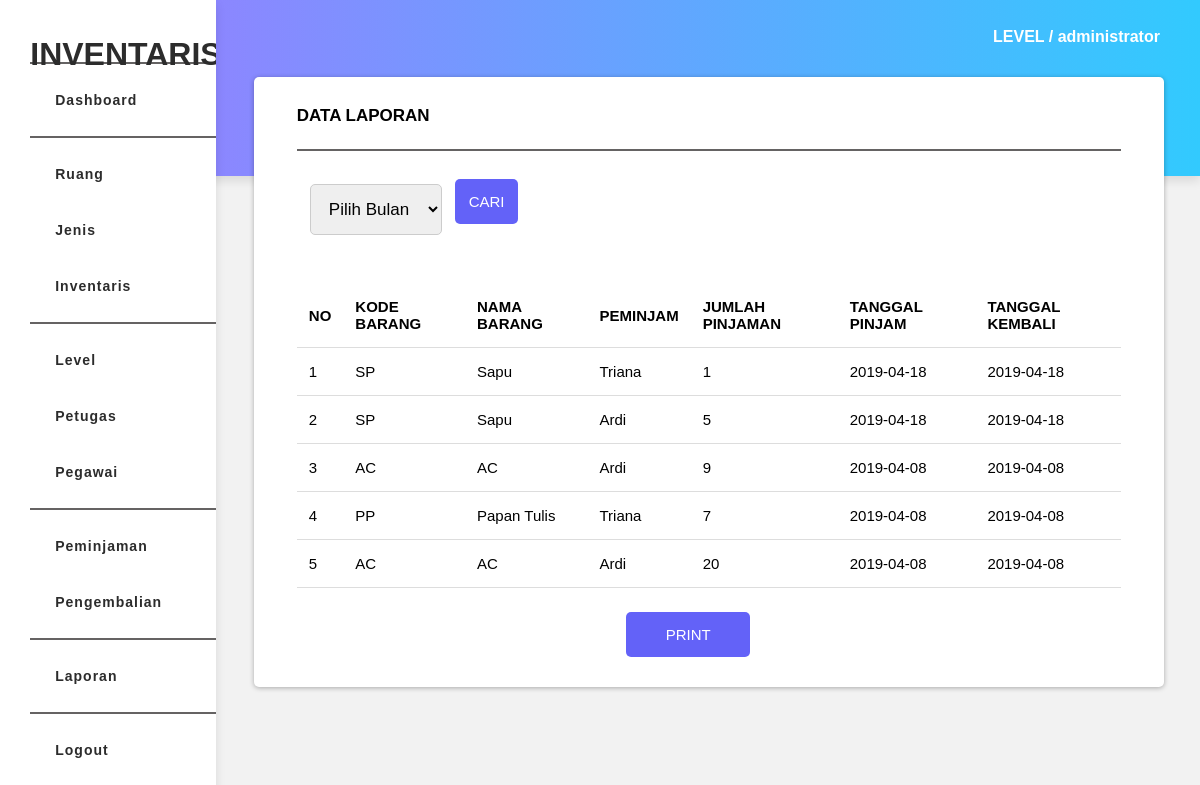
Page /views/main/laporan.php (signed in) on the committed database.
### tables this page shows
CREATE TABLE `peminjaman` (
  `id_peminjaman` int(11) NOT NULL,
  `tanggal_pinjam` date NOT NULL,
  `tanggal_kembali` date NOT NULL,
  `status_peminjaman` enum('Belum Diterima','Sedang Dipinjam','Sudah Kembali','') NOT NULL,
  `id_pegawai` int(11) NOT NULL
);

CREATE TABLE `inventaris` (
  `id_inventaris` int(11) NOT NULL,
  `nama` varchar(20) NOT NULL,
  `kondisi` varchar(20) NOT NULL,
  `keterangan` text NOT NULL,
  `jumlah` int(5) NOT NULL,
  `id_jenis` int(11) NOT NULL,
  `tanggal_register` date NOT NULL,
  `id_ruang` int(11) NOT NULL,
  `kode_inventaris` varchar(10) NOT NULL,
  `id_petugas` int(11) NOT NULL
);

CREATE TABLE `pegawai` (
  `id_pegawai` int(11) NOT NULL,
  `nama_pegawai` varchar(30) NOT NULL,
  `nip` varchar(20) NOT NULL,
  `password` varchar(10) NOT NULL,
  `alamat` text NOT NULL
);

CREATE TABLE `detail_pinjam` (
  `id_detail_pinjam` int(11) NOT NULL,
  `id_inventaris` int(11) NOT NULL,
  `jumlah` int(5) NOT NULL,
  `id_peminjaman` int(11) NOT NULL
);

### function/connect.php (called while the page is built, shortened)
<?php
class Connect
{
    private $host = 'localhost';
    private $user = 'root';
    private $pass = '';
    private $db   = 'inventaris';
    function __construct()
    {
        $this->conn = new mysqli($this->host, $this->user, $this->pass, $this->db);
    }
}
?>

### function/f_laporan.php (called while the page is built, shortened)
<?php
include 'connect.php';
Class Laporan extends Connect
{
    public function view()
    {
        $query = "SELECT peminjaman.*, inventaris.nama, inventaris.kode_inventaris, detail_pinjam.jumlah, pegawai.nama_pegawai
                  FROM peminjaman, inventaris, detail_pinjam, pegawai
                  WHERE peminjaman.id_peminjaman = detail_pinjam.id_peminjaman
                  AND inventaris.id_inventaris   = detail_pinjam.id_inventaris
                  AND pegawai.id_pegawai         = peminjaman.id_pegawai
                  AND peminjaman.status_peminjaman = 'Sudah Kembali'
                  ORDER BY id_peminjaman DESC";
        $hasil = $this->conn->query($query);
        $rows = mysqli_num_rows($hasil);
        if($rows >= 1){
            while($row = $hasil->fetch_assoc()){
                $result[] = $row;
            }
            return $result;
        }
    }
}
?>

### views/main/laporan.php (the view, shortened to what this page needs)
<?php
    include '../../function/f_laporan.php';
    $laporan = new Laporan();
?>
<!DOCTYPE html>
<html>
<head>
	<link rel="stylesheet" href="../../assets/css/style.css" media="screen">
    <link rel="stylesheet" href="../../assets/css/print.css" media="print">
</head>
<body>
		<?php include '../../page/dashboard/sidebar.php'; ?>
    <div class="container">
        <div class="text-level" style="margin-top: 3%;" id="level">
	        <h4>LEVEL / <?php echo $_SESSION['level']; ?></h4>
        </div>
    <div class="section">
        <div class="text-table" id="text">
                <h4>Data Laporan</h4>
        </div>
        <hr class="line" id="line">
        <form method="post" action="">
        <div class="selected" id="selected">
            <div class="select-bulan">
                <select name="bulan" style="font-size: 17px; padding: 14px;">
                    <option value="">Pilih Bulan</option>
                </select>
            </div>
            <div class="btn-input" style="margin-top: 2.5%;" id="btn">
                <input type="submit" value="CARI" name="submit" class="btn btn-red">
            </div>
        </div>
        </form>
        <div class="table table-responsive">
                <table class="table-border" style="width: 100%" id="table">
                    <thead>
                        <tr>
                            <th>NO</th>
                            <th>KODE BARANG</th>
                            <th>NAMA BARANG</th>
                            <th>PEMINJAM</th>
                            <th>JUMLAH PINJAMAN</th>
                            <th>TANGGAL PINJAM</th>
                            <th>TANGGAL KEMBALI</th>
                        </tr>
                    </thead>
                    <?php
                        if(isset($_POST['bulan']))
                        {
                            $bulan = $_POST['bulan'];
                            $no = 1;
                            $l = $laporan->viewBulan($bulan);
                            if($l < 1) {
                                echo "<td colspan='10'>Untuk Bulan Ini Belum Ada Data</td>";
                            }else if($l > 1){
                            foreach($l as $row){
                        ?>
                        <tbody>
                            <tr>
                                <td><?php echo $no++; ?></td>
                                <td><?php echo $row['kode_inventaris']; ?></td>
                                <td><?php echo $row['nama']; ?></td>
                                <td><?php echo $row['nama_pegawai']; ?></td>
                                <td><?php echo $row['jumlah']; ?></td>
                                <td><?php echo $row['tanggal_pinjam']; ?></td>
                                <td><?php echo $row['tanggal_kembali']; ?></td>
                            </tr>
                        </tbody>
                        <?php } } ?>
                    <?php }else{?>
                    <?php
                        $no = 1;
                        $l = $laporan->view();
                        if($l < 1) {
                            echo "<td colspan='10'>Untuk Bulan Ini Belum Ada Data</td>";
                        }else if($l > 1){
                        foreach($l as $row){
                    ?>
                <tbody>
                        <tr>
                            <td><?php echo $no++; ?></td>
                            <td><?php echo $row['kode_inventaris']; ?></td>
                            <td><?php echo $row['nama']; ?></td>
                            <td><?php echo $row['nama_pegawai']; ?></td>
                            <td><?php echo $row['jumlah']; ?></td>
                            <td><?php echo $row['tanggal_pinjam']; ?></td>
                            <td><?php echo $row['tanggal_kembali']; ?></td>
                        </tr>
                    </tbody>
                        <?php } } }?>
                </table>
        </div>
        <div style="margin-left:40%;" id="btn">
            <button onClick="window.print();" class="btn btn-black" style="width: 25%;">PRINT</button>
        </div>
</div>
</div>
</body>
</html>

### assets/css/style.css (style rules this page uses)
body { background-color: #f2f2f2; font-family: sans-serif; }
.btn-red { background-color: #6362f8 !important; }
.btn-black { background-color: #6362f8 !important; }
.btn-input { margin-top: 40px; margin-bottom: 37px; }
.btn { color: #fff; padding: 14px; font-size: 15px; border: none; border-radius: 5px; cursor: pointer; }
.container { margin-left: 20%; margin-top: 1%; position: relative; }
.text-level { margin-left: 79%; margin-top: -3.5%; font-family: sans-serif; color: #fff; }
.input, select { border: 0.1em solid #dfdfdf; margin: 10px 0px; padding: 1em; width: 100%; border-radius: 6px; font-size: 17px; }
.section { background-color: #fff; padding: 30px 43px; box-shadow: 0 1px 5px rgba(0, 0, 0, 0.3); display: inline-block; width: 87%; margin: 9px; border-radius: 5px; margin-bottom: 5%; }
.table { margin-top: 22px; margin-bottom: 24px; }
.table-border { width: 100%; border-collapse: collapse; }
th, td { border-bottom: 1.5px solid #ddd; padding: 15px 12px; text-align: left; font-size: 15px; }
.table-responsive { overflow-x: auto; }
.text-table { margin-top: -23px; font-size: 17px; text-transform: uppercase; }
.line { border: 0.5px solid #656363; }
.form-line, select { padding: 19px; margin-top: 12px; border: 1px solid #ccc; border-radius: 5px; }
.selected { display: flex; }
.select-bulan { width: 16%; padding: 13px; }

### assets/css/print.css (style rules this page uses)
#search, #level, #line, #text, #sidebar, #btn, #selected { display: none; }
#table, th, td { border-collapse: collapse; border: 1px solid black; margin-top: 5%; }
th, td { text-align: center; }

### rows in the picture
peminjaman: inventaris.kode_inventaris "SP", inventaris.nama "Sapu", id_pegawai.nama_pegawai "Triana", detail_pinjam.jumlah "1", tanggal_pinjam "2019-04-18", tanggal_kembali "2019-04-18"
peminjaman: inventaris.kode_inventaris "SP", inventaris.nama "Sapu", id_pegawai.nama_pegawai "Ardi", detail_pinjam.jumlah "5", tanggal_pinjam "2019-04-18", tanggal_kembali "2019-04-18"
peminjaman: inventaris.kode_inventaris "AC", inventaris.nama "AC", id_pegawai.nama_pegawai "Ardi", detail_pinjam.jumlah "9", tanggal_pinjam "2019-04-08", tanggal_kembali "2019-04-08"
peminjaman: inventaris.kode_inventaris "PP", inventaris.nama "Papan Tulis", id_pegawai.nama_pegawai "Triana", detail_pinjam.jumlah "7", tanggal_pinjam "2019-04-08", tanggal_kembali "2019-04-08"
peminjaman: inventaris.kode_inventaris "AC", inventaris.nama "AC", id_pegawai.nama_pegawai "Ardi", detail_pinjam.jumlah "20", tanggal_pinjam "2019-04-08", tanggal_kembali "2019-04-08"

### other values in the picture
$_SESSION['level'] "administrator"
